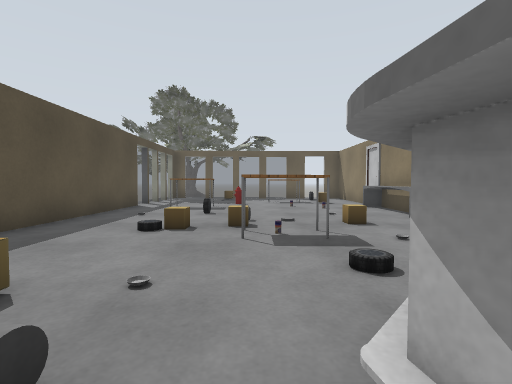
view 1 (above)

12 first-person views from a walk through a robot-simulator world made for Gazebo. The camera is 0.9 m above the floor, tilts 2° down and sees 85° across. The lines on the ground mark 1 m squares. The floor is counted in squares, 1 m on a side. Each view is taken from the middle of a square. On the plan, view 1 faces up. The plan holds only what a view shows up to about 11 squares ahead; the rest is blank. Gazebo's built-in surfaces are drawn with simple patterns. Some stock models are drawn as simple stand-ins.

view 2
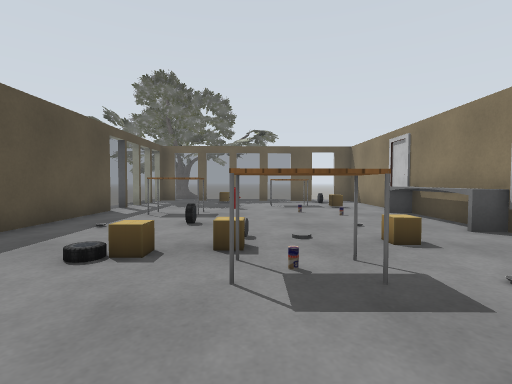

view 3
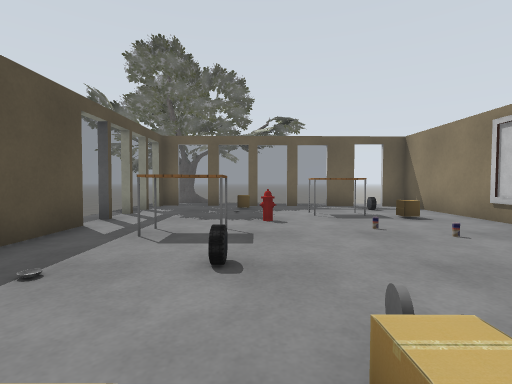

view 4
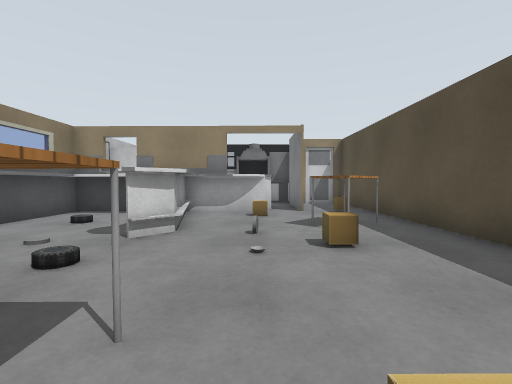

view 5
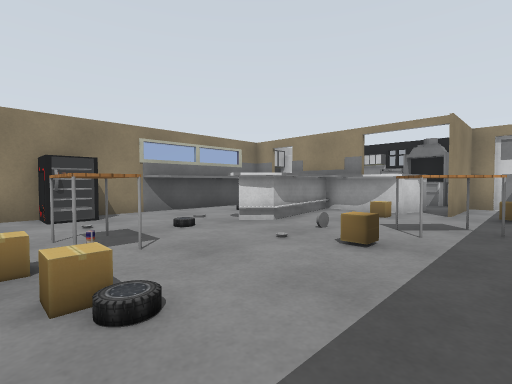

view 6
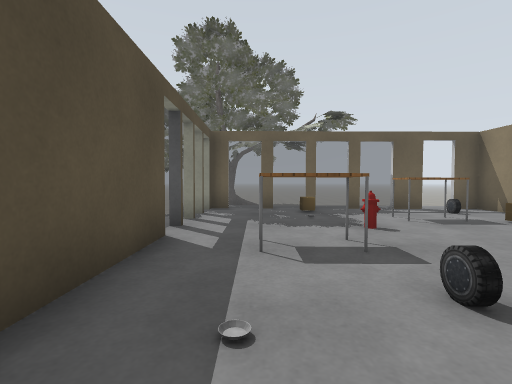

view 7
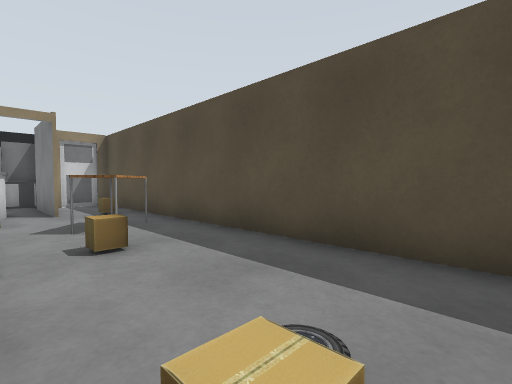

view 8
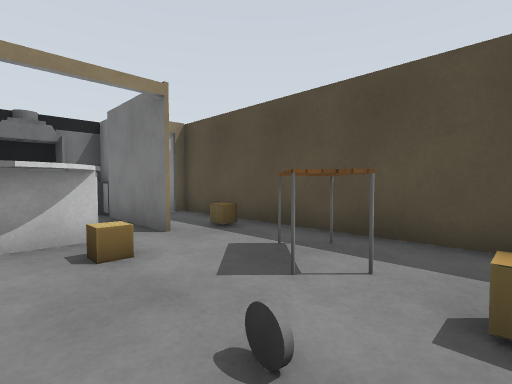

view 9
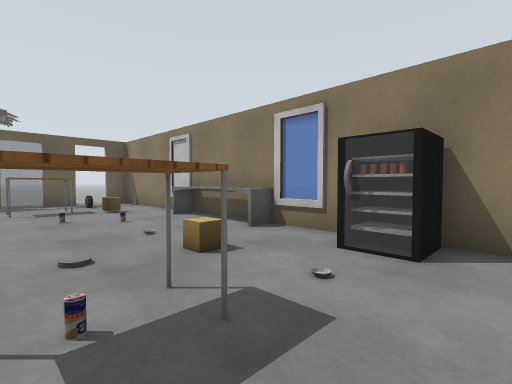

view 10
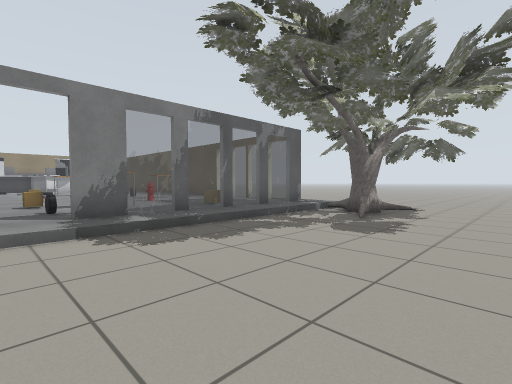

view 11
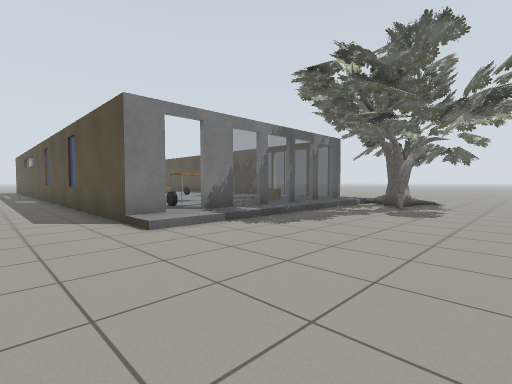

view 12
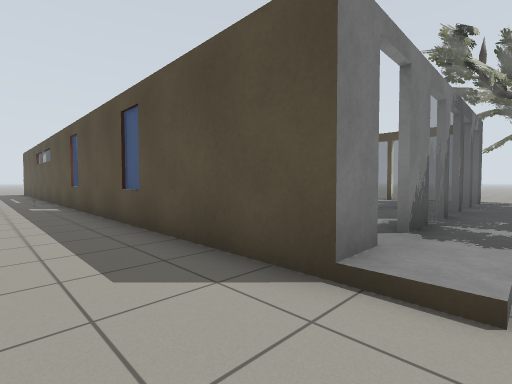

### Floor plan
Key: @ floor where view 1 was taken; # wall or solid block; . main floor; - floor 0.25 m lower than the main floor; / step, stairs or slope; = window, fence, low wall or low ledge; T table; C car; G grey cylinder; B cardboard box; H fire hydrant; A oak tree; O other object.
Columns run from 9 left of view 1 to 7 right of it. Each row starts with its distance up from view 1.
 22     -------------
 21 -----------------
 20 --A--------------
 19 -AAAAAA----------
 18   AAAA-----------
 17     A-////////---
 16     ##=====#.##--
 15     =...B.....#--
 14     #.......C.#--
 13     =.....TT..#--
 12     =.......B.#--
 11     =...H.....=--
 10     #.TT..OO.=#--
  9     #........=---
  8     #...C....=---
  7     #....G...=#-
  6     #....B.B..=-
  5     #..B.TT..##-
  4     #........=#-
  3     #.........#-
  2     #..B.....##
  1     #.TTG.#..#
  0     #.TT.@#..#
 -1     #.....#..#
 -2     #...B#####
 -3     #B.#######
 -4     #..##   ##
 -5     #..#
 -6     ####
 -7        ###

Where each view was taken, in squares from view 1:
view 1: 0 up, 0 right, facing up
view 2: 2 up, 0 right, facing up
view 3: 5 up, 1 left, facing up
view 4: 6 up, 1 left, facing down
view 5: 6 up, 4 left, facing down-right
view 6: 6 up, 3 left, facing up
view 7: 6 up, 1 left, facing down-left
view 8: 2 up, 0 right, facing down-left
view 9: 3 up, 0 right, facing up-right
view 10: 22 up, 4 right, facing down-left
view 11: 22 up, 7 right, facing down-left
view 12: 17 up, 7 right, facing down-left
